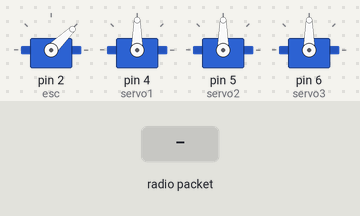
This sketch was run on a simulated Arduino Uno, built with avr-gcc and run on an emulated ATmega328P. On the bench: 4 × servo. Inputs (shaded band) come from the test bench. No radio packets arrive unless stated.

Above: at 4.2 s.
4.3 s: radio packet "1" arrives
At 4.7 s:
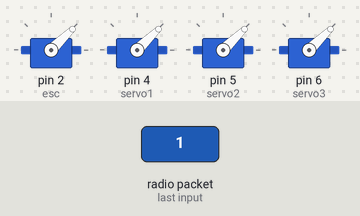
5.8 s: radio packet "0" arrives
At 6.1 s:
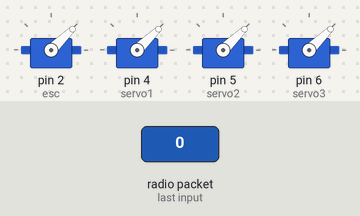
Timing chart, 0 to 8.8 s (numbered marks = the images above; inputs shaded):
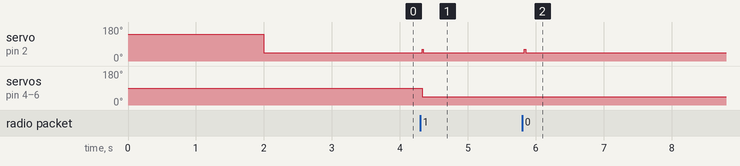

The sketch:

receiver.ino
```cpp
#include <ServoTimer2.h>
#include <VirtualWire.h>

ServoTimer2 esc;
ServoTimer2 servo1;
ServoTimer2 servo2;
ServoTimer2 servo3;


int escValue=1000;
int currSpeed = 1000;
int servo1Value = 1500;
int servo2Value = 1500;
int servo3Value = 1500;

byte message[4]; // a buffer to store the incoming messages
byte messageLength = 4; // the size of the message

void setup() {
  Serial.begin(9600);
  esc.attach(2);

  esc.write(2000);
  delay(2000);
  esc.write(1000);

  servo1.attach(4);
  servo2.attach(5);
  servo3.attach(6);
  vw_set_rx_pin(13);
  vw_setup(2000);
  vw_rx_start();
  delay(1000);
}

void changeSpeedto(int value){
  delay(20);
  esc.write(value);
}

void loop() {
  changeSpeedto(1000);
  vw_wait_rx();
  if (vw_get_message(message, &messageLength)) {
    escValue = map(message[0],0,255,1000,2000);
    servo1Value = map(message[1],0,255,1000,2000);
    servo2Value = map(message[2],0,255,1000,2000);
    servo3Value = map(message[3],0,255,1000,2000);
  }
  changeSpeedto(escValue);
  servo1.write(servo1Value);
  servo2.write(servo2Value);
  servo3.write(servo3Value);
}
```

Measured:
- after the input at 4.3 s, servo on pin 2 (esc): 44° → 63° at once, → 44° 0.02 s later; servo on pin 4 (servo1), servo on pin 5 (servo2), servo on pin 6 (servo3): 90° → 44° at once
- after the input at 5.8 s, servo on pin 2 (esc): 44° → 62° at once, → 44° 0.02 s later
